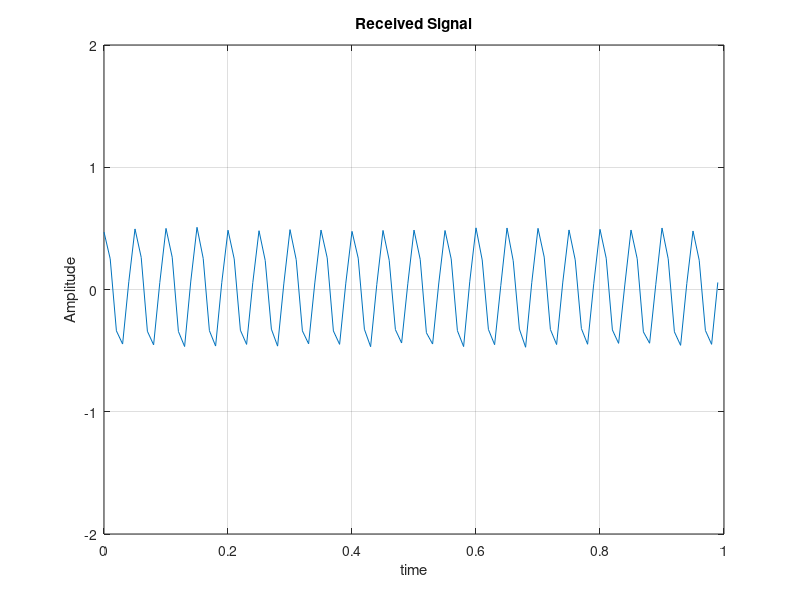
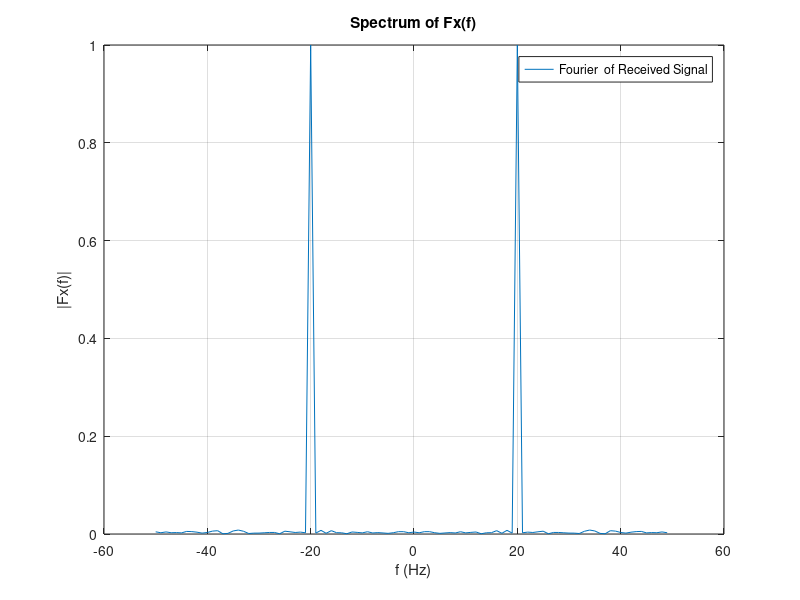

The MATLAB script that drew these images, in order:
clc
clear;
close all;


sigma=0.01;%power of noise (variance)

format short
t_start=0;t_end=1;
Fs=100;
fc=5;
N=Fs*t_end;

t=(0:N-1)/Fs;
V=180;
v=V/3.6;
R=250;
r=R*1000;
beta=0.3;
alpha=0.5;
C=3e8;
rho=2/C;
td=rho*r;
fd=beta*v;


% X received signal

w=randn(1,length(t));
xr=sigma*w+alpha*cos(2*pi*(fc+fd)*(t-td));


%plot x received
figure
plot(t,xr)
grid on
ylim([-2 2])
xlim([t_start t_end])
title 'Received Signal'
xlabel("time")
ylabel("Amplitude")


%fourier part
fshift = (-N/2:N/2-1)*(Fs/N);                 
X=fftshift(fft(xr));                           
Fx = X/max(abs(X));                          
f = Fs*(0:N-1)/N;                             

figure
plot(fshift,abs(Fx));
grid on
title('Spectrum of Fx(f)')
xlabel('f (Hz)')
ylabel('|Fx(f)|')
legend('Fourier  of Received Signal')


%Estimating fd ,td
In=find(abs(Fx)==max(abs(Fx)));
FD=fshift(In(2))-fc;                            
TD=angle(Fx(In(2)))/(-2*pi*(FD+fc));            
%Estimating distance (R) , velocity (V)
r_est=(TD/rho)/1000;                                   
v_est=FD*3.6/beta;                             
sprintf("distance (R found) = %.4f km \n velocity (V found)  = %.4f km/h", r_est , v_est)